Frame 1 (no input): blank canvas, image omitted
Frame 60 (the mouse pressed at the canvas centre just before this capture): blank canvas, image omitted
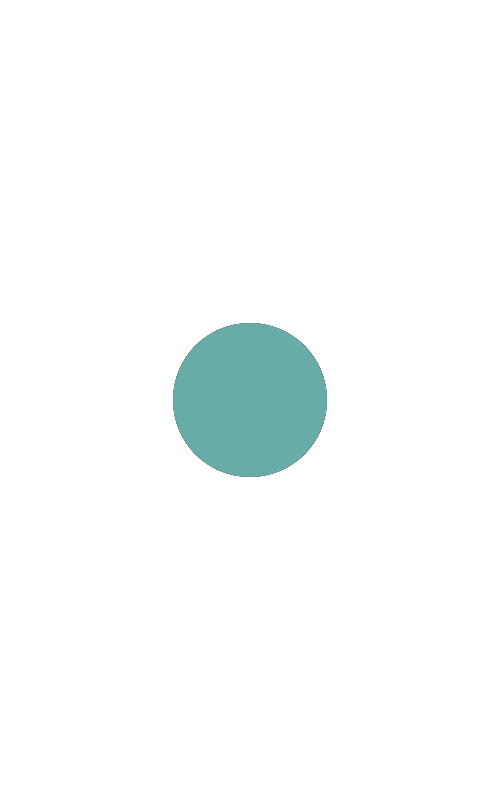
Frame 120 (the mouse held since frame 60 and released just before this capture)

The Processing sketch whose frames 1 and 60 were blank and that drew this single picture after the mouse press (run headless with seeded random() and noise(); from frame 60 on, the mouse is pressed at the canvas centre):

// Processing sketch: processing_155751
// ── processing_155751.pde

float radious = 0;


void setup () {
  size (500, 800);
  background (255);
}

void draw () {
  noStroke();
  fill (random (255), random (255), random (255), random (100));
  ellipse ( mouseX, mouseY, radious, radious);
}
void mousePressed () {
  if (mousePressed == true) {
    radious = random (200);
  } else {
    radious= 0;
  }
}
